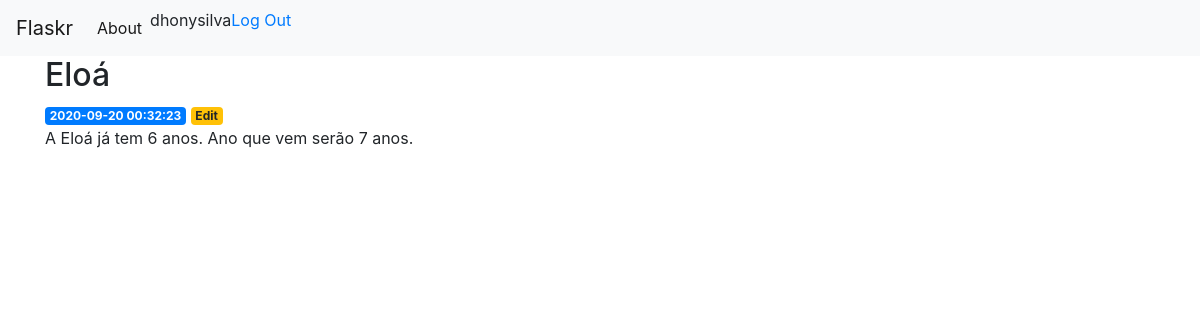
The page /4 (signed in) on the database its author committed.
### tables this page shows
CREATE TABLE user (
  id INTEGER PRIMARY KEY AUTOINCREMENT,
  username TEXT UNIQUE NOT NULL,
  password TEXT NOT NULL
);

CREATE TABLE post (
  id INTEGER PRIMARY KEY AUTOINCREMENT,
  author_id INTEGER NOT NULL,
  created TIMESTAMP NOT NULL DEFAULT CURRENT_TIMESTAMP,
  title TEXT NOT NULL,
  body TEXT NOT NULL,
  FOREIGN KEY (author_id) REFERENCES user (id)
);

### flaskr/blog.py (the view)
@bp.route('/<int:id>')
def post(id):
    post = get_post(id)
    return render_template('blog/post.html', post=post)

### flaskr/auth.py (called while the page is built)
@bp.before_app_request
def load_logged_in_user():
    user_id = session.get('user_id')
    if user_id is None:
        g.user = None
    else:
        g.user = get_db().execute(
            'SELECT * FROM user WHERE id = ?', (user_id,)
        ).fetchone()

### flaskr/blog.py (called while the page is built)
def get_post(id, check_author=True):
    post = get_db().execute(
        'SELECT p.id, title, body, created, author_id, username'
        ' FROM post p JOIN user u ON p.author_id = u.id'
        ' WHERE p.id = ?',
        (id,)
    ).fetchone()
    if post is None:
        abort(404, "Post id {0} doesn't exist.".format(id))
    if check_author and post['author_id'] != g.user['id']:
        abort(403)
    return post

### flaskr/db.py (called while the page is built)
def get_db():
    if 'db' not in g:
        g.db = sqlite3.connect(
            current_app.config['DATABASE'],
            detect_types=sqlite3.PARSE_DECLTYPES
        )
        g.db.row_factory = sqlite3.Row
    return g.db

### flaskr/templates/blog/post.html
{% extends 'base.html' %}
{% block content %}
    <h2>{% block title %} {{ post['title'] }} {% endblock %}</h2>
    <span class="badge badge-primary">{{ post['created'] }}</span>
    {% if g.user['id'] == post['author_id'] %}
          <a class="action" href="{{ url_for('blog.update', id=post['id']) }}">
            <span class="badge badge-warning">Edit</span>
          </a>
        {% endif %}
    <p>{{ post['body'] }}</p>
{% endblock %}

### flaskr/templates/base.html (shortened to what this page needs)
<!doctype html>
<html lang="en">
  <head>
    <link rel="stylesheet" href="https://stackpath.bootstrapcdn.com/bootstrap/4.3.1/css/bootstrap.min.css">
  </head>
  <body>
    <nav class="navbar navbar-expand-md navbar-light bg-light">
        <a class="navbar-brand" href="{{ url_for('auth.login')}}">Flaskr</a>
        <div class="collapse navbar-collapse" id="navbarNav">
            <ul class="navbar-nav">
            <li class="nav-item active">
                <a class="nav-link" href="#">About</a>
            </li>
                {% if g.user %}
                  <li><span>{{ g.user['username'] }}</span>
                  <li><a href="{{ url_for('auth.logout') }}">Log Out</a>
                {% else %}
                  <li><a href="{{ url_for('auth.register') }}">Register</a>
                  <li><a href="{{ url_for('auth.login') }}">Log In</a>
                {% endif %}
            </ul>
        </div>
    </nav>
    <div class="container">
        {% block content %}{% endblock %}
      </div>
  </body>
</html>

### rows shown on the page
user: user.username "dhonysilva"
post: title "Eloá", created "2020-09-20 00:32:23", body "A Eloá já tem 6 anos. Ano que vem serão 7 anos."
